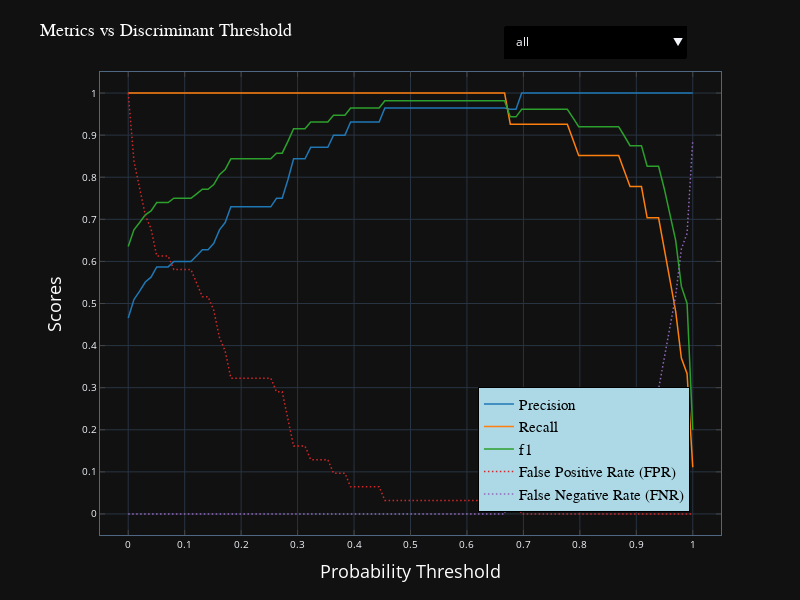

The cell this chart's notebook holds for it:
### Markdown cell above
# Discriminant Threshold

### Code cell
# For some reason I have to encrypt the contents of my own discrimination threshold plot (285 lines) and confusion_matrix_plot (141 lines) functions. 
# You can contact me if you want to decrypt discrimination_threshold_plot.py.enc and confusion_matrix.py.enc files

# Random Forest Model
plotly_fig, fig, ax, disc_threshold = plot_threshold(rf_best_estimator, X_test, y_test, argmax='f1',
                                title='Metrics vs Discriminant Threshold',
                                fig_size=(8, 6), dpi=100,
                                save_fig_path="model/rf_disc_threshold.html")

plotly_fig
